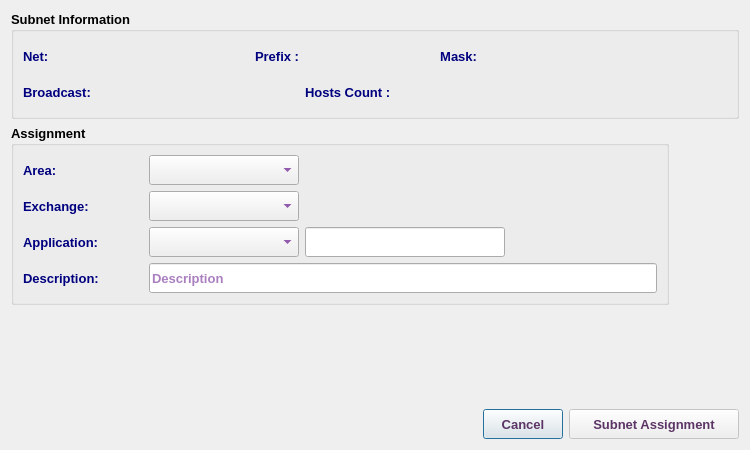
<?xml version="1.0" encoding="UTF-8"?>
<ui version="4.0">
 <class>Subnet2V4AssignmentDialog</class>
 <widget class="QDialog" name="Subnet2V4AssignmentDialog">
  <property name="geometry">
   <rect>
    <x>0</x>
    <y>0</y>
    <width>750</width>
    <height>450</height>
   </rect>
  </property>
  <property name="minimumSize">
   <size>
    <width>750</width>
    <height>450</height>
   </size>
  </property>
  <property name="maximumSize">
   <size>
    <width>751</width>
    <height>451</height>
   </size>
  </property>
  <property name="font">
   <font>
    <family>Tahoma</family>
    <pointsize>10</pointsize>
   </font>
  </property>
  <property name="windowTitle">
   <string>Subnet Assignment</string>
  </property>
  <property name="windowIcon">
   <iconset resource="../../../../../image.qrc">
    <normaloff>:/Image/connection.png</normaloff>:/Image/connection.png</iconset>
  </property>
  <layout class="QVBoxLayout" name="verticalLayout_4">
   <item>
    <widget class="QGroupBox" name="netGB">
     <property name="font">
      <font>
       <family>Tahoma</family>
       <pointsize>10</pointsize>
       <weight>75</weight>
       <bold>true</bold>
      </font>
     </property>
     <property name="title">
      <string>Subnet Information</string>
     </property>
     <layout class="QVBoxLayout" name="verticalLayout_3">
      <item>
       <layout class="QHBoxLayout" name="horizontalLayout_13">
        <item>
         <widget class="QLabel" name="label_7">
          <property name="minimumSize">
           <size>
            <width>40</width>
            <height>30</height>
           </size>
          </property>
          <property name="maximumSize">
           <size>
            <width>40</width>
            <height>30</height>
           </size>
          </property>
          <property name="font">
           <font>
            <family>Tahoma</family>
            <pointsize>10</pointsize>
            <weight>75</weight>
            <bold>true</bold>
           </font>
          </property>
          <property name="styleSheet">
           <string notr="true">color: rgb(0, 0, 127);</string>
          </property>
          <property name="text">
           <string>Net:</string>
          </property>
         </widget>
        </item>
        <item>
         <widget class="QLabel" name="netLbl">
          <property name="minimumSize">
           <size>
            <width>180</width>
            <height>30</height>
           </size>
          </property>
          <property name="maximumSize">
           <size>
            <width>500</width>
            <height>30</height>
           </size>
          </property>
          <property name="font">
           <font>
            <family>Tahoma</family>
            <pointsize>10</pointsize>
           </font>
          </property>
          <property name="styleSheet">
           <string notr="true">color: rgb(85, 0, 127);</string>
          </property>
          <property name="text">
           <string/>
          </property>
         </widget>
        </item>
        <item>
         <widget class="QLabel" name="label_10">
          <property name="minimumSize">
           <size>
            <width>80</width>
            <height>30</height>
           </size>
          </property>
          <property name="maximumSize">
           <size>
            <width>80</width>
            <height>30</height>
           </size>
          </property>
          <property name="font">
           <font>
            <family>Tahoma</family>
            <pointsize>10</pointsize>
            <weight>75</weight>
            <bold>true</bold>
           </font>
          </property>
          <property name="styleSheet">
           <string notr="true">color: rgb(0, 0, 127);</string>
          </property>
          <property name="text">
           <string>Prefix :</string>
          </property>
          <property name="alignment">
           <set>Qt::AlignLeading|Qt::AlignLeft|Qt::AlignVCenter</set>
          </property>
         </widget>
        </item>
        <item>
         <widget class="QLabel" name="prefixLbl">
          <property name="minimumSize">
           <size>
            <width>50</width>
            <height>30</height>
           </size>
          </property>
          <property name="maximumSize">
           <size>
            <width>50</width>
            <height>30</height>
           </size>
          </property>
          <property name="font">
           <font>
            <family>Tahoma</family>
            <pointsize>10</pointsize>
           </font>
          </property>
          <property name="styleSheet">
           <string notr="true">color: rgb(85, 0, 127);</string>
          </property>
          <property name="text">
           <string/>
          </property>
         </widget>
        </item>
        <item>
         <widget class="QLabel" name="label_9">
          <property name="minimumSize">
           <size>
            <width>80</width>
            <height>30</height>
           </size>
          </property>
          <property name="maximumSize">
           <size>
            <width>80</width>
            <height>30</height>
           </size>
          </property>
          <property name="font">
           <font>
            <family>Tahoma</family>
            <pointsize>10</pointsize>
            <weight>75</weight>
            <bold>true</bold>
           </font>
          </property>
          <property name="styleSheet">
           <string notr="true">color: rgb(0, 0, 127);</string>
          </property>
          <property name="text">
           <string>Mask:</string>
          </property>
          <property name="alignment">
           <set>Qt::AlignRight|Qt::AlignTrailing|Qt::AlignVCenter</set>
          </property>
         </widget>
        </item>
        <item>
         <widget class="QLabel" name="maskLbl">
          <property name="minimumSize">
           <size>
            <width>180</width>
            <height>30</height>
           </size>
          </property>
          <property name="maximumSize">
           <size>
            <width>500</width>
            <height>30</height>
           </size>
          </property>
          <property name="font">
           <font>
            <family>Tahoma</family>
            <pointsize>10</pointsize>
           </font>
          </property>
          <property name="styleSheet">
           <string notr="true">color: rgb(85, 0, 127);</string>
          </property>
          <property name="text">
           <string/>
          </property>
         </widget>
        </item>
        <item>
         <spacer name="horizontalSpacer_3">
          <property name="orientation">
           <enum>Qt::Horizontal</enum>
          </property>
          <property name="sizeHint" stdset="0">
           <size>
            <width>40</width>
            <height>20</height>
           </size>
          </property>
         </spacer>
        </item>
       </layout>
      </item>
      <item>
       <layout class="QHBoxLayout" name="horizontalLayout_12">
        <item>
         <widget class="QLabel" name="label_11">
          <property name="minimumSize">
           <size>
            <width>90</width>
            <height>30</height>
           </size>
          </property>
          <property name="maximumSize">
           <size>
            <width>90</width>
            <height>30</height>
           </size>
          </property>
          <property name="font">
           <font>
            <family>Tahoma</family>
            <pointsize>10</pointsize>
            <weight>75</weight>
            <bold>true</bold>
           </font>
          </property>
          <property name="styleSheet">
           <string notr="true">color: rgb(0, 0, 127);</string>
          </property>
          <property name="text">
           <string>Broadcast:</string>
          </property>
         </widget>
        </item>
        <item>
         <widget class="QLabel" name="bcLbl">
          <property name="minimumSize">
           <size>
            <width>180</width>
            <height>30</height>
           </size>
          </property>
          <property name="maximumSize">
           <size>
            <width>500</width>
            <height>30</height>
           </size>
          </property>
          <property name="font">
           <font>
            <family>Tahoma</family>
            <pointsize>10</pointsize>
            <weight>75</weight>
            <bold>true</bold>
           </font>
          </property>
          <property name="styleSheet">
           <string notr="true">color: rgb(85, 0, 127);</string>
          </property>
          <property name="text">
           <string/>
          </property>
         </widget>
        </item>
        <item>
         <widget class="QLabel" name="label_12">
          <property name="minimumSize">
           <size>
            <width>130</width>
            <height>30</height>
           </size>
          </property>
          <property name="maximumSize">
           <size>
            <width>130</width>
            <height>30</height>
           </size>
          </property>
          <property name="font">
           <font>
            <family>Tahoma</family>
            <pointsize>10</pointsize>
            <weight>75</weight>
            <bold>true</bold>
           </font>
          </property>
          <property name="styleSheet">
           <string notr="true">color: rgb(0, 0, 127);</string>
          </property>
          <property name="text">
           <string>Hosts Count :</string>
          </property>
          <property name="alignment">
           <set>Qt::AlignLeading|Qt::AlignLeft|Qt::AlignVCenter</set>
          </property>
         </widget>
        </item>
        <item>
         <widget class="QLabel" name="hostLbl">
          <property name="minimumSize">
           <size>
            <width>150</width>
            <height>30</height>
           </size>
          </property>
          <property name="maximumSize">
           <size>
            <width>150</width>
            <height>30</height>
           </size>
          </property>
          <property name="font">
           <font>
            <family>Tahoma</family>
            <pointsize>10</pointsize>
            <weight>75</weight>
            <bold>true</bold>
           </font>
          </property>
          <property name="styleSheet">
           <string notr="true">color: rgb(85, 0, 127);</string>
          </property>
          <property name="text">
           <string/>
          </property>
         </widget>
        </item>
        <item>
         <spacer name="horizontalSpacer_5">
          <property name="orientation">
           <enum>Qt::Horizontal</enum>
          </property>
          <property name="sizeHint" stdset="0">
           <size>
            <width>40</width>
            <height>20</height>
           </size>
          </property>
         </spacer>
        </item>
       </layout>
      </item>
     </layout>
    </widget>
   </item>
   <item>
    <layout class="QHBoxLayout" name="horizontalLayout_2">
     <item>
      <widget class="QGroupBox" name="groupBox">
       <property name="font">
        <font>
         <family>Tahoma</family>
         <pointsize>10</pointsize>
         <weight>75</weight>
         <bold>true</bold>
        </font>
       </property>
       <property name="title">
        <string>Assignment</string>
       </property>
       <layout class="QVBoxLayout" name="verticalLayout_2">
        <item>
         <layout class="QVBoxLayout" name="verticalLayout">
          <item>
           <layout class="QHBoxLayout" name="horizontalLayout">
            <item>
             <widget class="QLabel" name="label">
              <property name="minimumSize">
               <size>
                <width>120</width>
                <height>30</height>
               </size>
              </property>
              <property name="maximumSize">
               <size>
                <width>120</width>
                <height>30</height>
               </size>
              </property>
              <property name="font">
               <font>
                <family>Tahoma</family>
                <pointsize>10</pointsize>
                <weight>75</weight>
                <bold>true</bold>
               </font>
              </property>
              <property name="styleSheet">
               <string notr="true">color: rgb(0, 0, 127);</string>
              </property>
              <property name="text">
               <string>Area:</string>
              </property>
              <property name="alignment">
               <set>Qt::AlignLeading|Qt::AlignLeft|Qt::AlignVCenter</set>
              </property>
             </widget>
            </item>
            <item>
             <widget class="QComboBox" name="areaCB">
              <property name="minimumSize">
               <size>
                <width>150</width>
                <height>30</height>
               </size>
              </property>
              <property name="maximumSize">
               <size>
                <width>150</width>
                <height>30</height>
               </size>
              </property>
              <property name="font">
               <font>
                <family>Tahoma</family>
                <pointsize>10</pointsize>
                <weight>75</weight>
                <bold>true</bold>
               </font>
              </property>
              <property name="styleSheet">
               <string notr="true">color: rgb(85, 0, 127);</string>
              </property>
             </widget>
            </item>
            <item>
             <spacer name="horizontalSpacer_2">
              <property name="font">
               <font>
                <family>Tahoma</family>
                <pointsize>10</pointsize>
               </font>
              </property>
              <property name="orientation">
               <enum>Qt::Horizontal</enum>
              </property>
              <property name="sizeHint" stdset="0">
               <size>
                <width>40</width>
                <height>20</height>
               </size>
              </property>
             </spacer>
            </item>
           </layout>
          </item>
          <item>
           <layout class="QHBoxLayout" name="horizontalLayout_10">
            <item>
             <widget class="QLabel" name="label_13">
              <property name="minimumSize">
               <size>
                <width>120</width>
                <height>30</height>
               </size>
              </property>
              <property name="maximumSize">
               <size>
                <width>120</width>
                <height>30</height>
               </size>
              </property>
              <property name="font">
               <font>
                <family>Tahoma</family>
                <pointsize>10</pointsize>
                <weight>75</weight>
                <bold>true</bold>
               </font>
              </property>
              <property name="styleSheet">
               <string notr="true">color: rgb(0, 0, 127);</string>
              </property>
              <property name="text">
               <string>Exchange:</string>
              </property>
              <property name="alignment">
               <set>Qt::AlignLeading|Qt::AlignLeft|Qt::AlignVCenter</set>
              </property>
             </widget>
            </item>
            <item>
             <widget class="QComboBox" name="abbrCB">
              <property name="minimumSize">
               <size>
                <width>150</width>
                <height>30</height>
               </size>
              </property>
              <property name="maximumSize">
               <size>
                <width>150</width>
                <height>30</height>
               </size>
              </property>
              <property name="font">
               <font>
                <family>Tahoma</family>
                <pointsize>10</pointsize>
                <weight>75</weight>
                <bold>true</bold>
               </font>
              </property>
              <property name="styleSheet">
               <string notr="true">color: rgb(85, 0, 127);</string>
              </property>
             </widget>
            </item>
            <item>
             <spacer name="horizontalSpacer_4">
              <property name="font">
               <font>
                <family>Tahoma</family>
                <pointsize>10</pointsize>
               </font>
              </property>
              <property name="orientation">
               <enum>Qt::Horizontal</enum>
              </property>
              <property name="sizeHint" stdset="0">
               <size>
                <width>40</width>
                <height>20</height>
               </size>
              </property>
             </spacer>
            </item>
           </layout>
          </item>
          <item>
           <layout class="QHBoxLayout" name="horizontalLayout_11">
            <item>
             <widget class="QLabel" name="label_14">
              <property name="minimumSize">
               <size>
                <width>120</width>
                <height>30</height>
               </size>
              </property>
              <property name="maximumSize">
               <size>
                <width>120</width>
                <height>30</height>
               </size>
              </property>
              <property name="font">
               <font>
                <family>Tahoma</family>
                <pointsize>10</pointsize>
                <weight>75</weight>
                <bold>true</bold>
               </font>
              </property>
              <property name="styleSheet">
               <string notr="true">color: rgb(0, 0, 127);</string>
              </property>
              <property name="text">
               <string>Application:</string>
              </property>
              <property name="alignment">
               <set>Qt::AlignLeading|Qt::AlignLeft|Qt::AlignVCenter</set>
              </property>
             </widget>
            </item>
            <item>
             <widget class="QComboBox" name="appCB">
              <property name="minimumSize">
               <size>
                <width>150</width>
                <height>30</height>
               </size>
              </property>
              <property name="maximumSize">
               <size>
                <width>150</width>
                <height>30</height>
               </size>
              </property>
              <property name="font">
               <font>
                <family>Tahoma</family>
                <pointsize>10</pointsize>
                <weight>75</weight>
                <bold>true</bold>
               </font>
              </property>
              <property name="styleSheet">
               <string notr="true">color: rgb(85, 0, 127);</string>
              </property>
             </widget>
            </item>
            <item>
             <widget class="QLineEdit" name="appLE">
              <property name="minimumSize">
               <size>
                <width>200</width>
                <height>30</height>
               </size>
              </property>
              <property name="maximumSize">
               <size>
                <width>8000</width>
                <height>30</height>
               </size>
              </property>
              <property name="font">
               <font>
                <family>Tahoma</family>
                <pointsize>10</pointsize>
               </font>
              </property>
             </widget>
            </item>
            <item>
             <spacer name="horizontalSpacer_6">
              <property name="orientation">
               <enum>Qt::Horizontal</enum>
              </property>
              <property name="sizeHint" stdset="0">
               <size>
                <width>40</width>
                <height>20</height>
               </size>
              </property>
             </spacer>
            </item>
           </layout>
          </item>
          <item>
           <layout class="QHBoxLayout" name="horizontalLayout_9">
            <item>
             <widget class="QLabel" name="label_5">
              <property name="minimumSize">
               <size>
                <width>120</width>
                <height>30</height>
               </size>
              </property>
              <property name="maximumSize">
               <size>
                <width>120</width>
                <height>30</height>
               </size>
              </property>
              <property name="font">
               <font>
                <family>Tahoma</family>
                <pointsize>10</pointsize>
                <weight>75</weight>
                <bold>true</bold>
               </font>
              </property>
              <property name="styleSheet">
               <string notr="true">color: rgb(0, 0, 127);</string>
              </property>
              <property name="text">
               <string>Description:</string>
              </property>
             </widget>
            </item>
            <item>
             <widget class="QLineEdit" name="descLE">
              <property name="sizePolicy">
               <sizepolicy hsizetype="Expanding" vsizetype="Preferred">
                <horstretch>0</horstretch>
                <verstretch>0</verstretch>
               </sizepolicy>
              </property>
              <property name="minimumSize">
               <size>
                <width>300</width>
                <height>30</height>
               </size>
              </property>
              <property name="maximumSize">
               <size>
                <width>8000</width>
                <height>30</height>
               </size>
              </property>
              <property name="font">
               <font>
                <family>Tahoma</family>
                <pointsize>10</pointsize>
                <weight>75</weight>
                <bold>true</bold>
               </font>
              </property>
              <property name="styleSheet">
               <string notr="true">color: rgb(85, 0, 127);</string>
              </property>
              <property name="placeholderText">
               <string>Description</string>
              </property>
             </widget>
            </item>
           </layout>
          </item>
         </layout>
        </item>
       </layout>
      </widget>
     </item>
     <item>
      <widget class="QLabel" name="pix">
       <property name="enabled">
        <bool>true</bool>
       </property>
       <property name="minimumSize">
        <size>
         <width>64</width>
         <height>64</height>
        </size>
       </property>
       <property name="maximumSize">
        <size>
         <width>64</width>
         <height>64</height>
        </size>
       </property>
       <property name="font">
        <font>
         <family>Tahoma</family>
         <pointsize>10</pointsize>
        </font>
       </property>
       <property name="text">
        <string/>
       </property>
       <property name="pixmap">
        <pixmap resource="../../../../../image.qrc">:/Image/connection.png</pixmap>
       </property>
      </widget>
     </item>
    </layout>
   </item>
   <item>
    <spacer name="verticalSpacer">
     <property name="font">
      <font>
       <family>Tahoma</family>
       <pointsize>10</pointsize>
      </font>
     </property>
     <property name="orientation">
      <enum>Qt::Vertical</enum>
     </property>
     <property name="sizeHint" stdset="0">
      <size>
       <width>20</width>
       <height>36</height>
      </size>
     </property>
    </spacer>
   </item>
   <item>
    <layout class="QHBoxLayout" name="horizontalLayout_8">
     <item>
      <spacer name="horizontalSpacer">
       <property name="font">
        <font>
         <family>Tahoma</family>
         <pointsize>10</pointsize>
        </font>
       </property>
       <property name="orientation">
        <enum>Qt::Horizontal</enum>
       </property>
       <property name="sizeHint" stdset="0">
        <size>
         <width>40</width>
         <height>20</height>
        </size>
       </property>
      </spacer>
     </item>
     <item>
      <widget class="QPushButton" name="cancelBtn">
       <property name="sizePolicy">
        <sizepolicy hsizetype="Preferred" vsizetype="Preferred">
         <horstretch>0</horstretch>
         <verstretch>0</verstretch>
        </sizepolicy>
       </property>
       <property name="minimumSize">
        <size>
         <width>80</width>
         <height>30</height>
        </size>
       </property>
       <property name="maximumSize">
        <size>
         <width>100</width>
         <height>30</height>
        </size>
       </property>
       <property name="font">
        <font>
         <family>Tahoma</family>
         <pointsize>10</pointsize>
         <weight>75</weight>
         <bold>true</bold>
        </font>
       </property>
       <property name="styleSheet">
        <string notr="true">color: rgb(92, 53, 102);</string>
       </property>
       <property name="text">
        <string>Cancel</string>
       </property>
      </widget>
     </item>
     <item>
      <widget class="QPushButton" name="okBtn">
       <property name="enabled">
        <bool>false</bool>
       </property>
       <property name="sizePolicy">
        <sizepolicy hsizetype="Preferred" vsizetype="Preferred">
         <horstretch>0</horstretch>
         <verstretch>0</verstretch>
        </sizepolicy>
       </property>
       <property name="minimumSize">
        <size>
         <width>170</width>
         <height>30</height>
        </size>
       </property>
       <property name="maximumSize">
        <size>
         <width>250</width>
         <height>30</height>
        </size>
       </property>
       <property name="font">
        <font>
         <family>Tahoma</family>
         <pointsize>10</pointsize>
         <weight>75</weight>
         <bold>true</bold>
        </font>
       </property>
       <property name="styleSheet">
        <string notr="true">color: rgb(92, 53, 102);</string>
       </property>
       <property name="text">
        <string>Subnet Assignment</string>
       </property>
       <property name="icon">
        <iconset resource="../../../../../image.qrc">
         <normaloff>:/Image/connection.png</normaloff>:/Image/connection.png</iconset>
       </property>
       <property name="iconSize">
        <size>
         <width>20</width>
         <height>20</height>
        </size>
       </property>
      </widget>
     </item>
    </layout>
   </item>
  </layout>
 </widget>
 <tabstops>
  <tabstop>areaCB</tabstop>
  <tabstop>abbrCB</tabstop>
  <tabstop>appCB</tabstop>
  <tabstop>appLE</tabstop>
  <tabstop>descLE</tabstop>
  <tabstop>okBtn</tabstop>
  <tabstop>cancelBtn</tabstop>
 </tabstops>
 <resources>
  <include location="../../../../../image.qrc"/>
 </resources>
 <connections/>
</ui>
